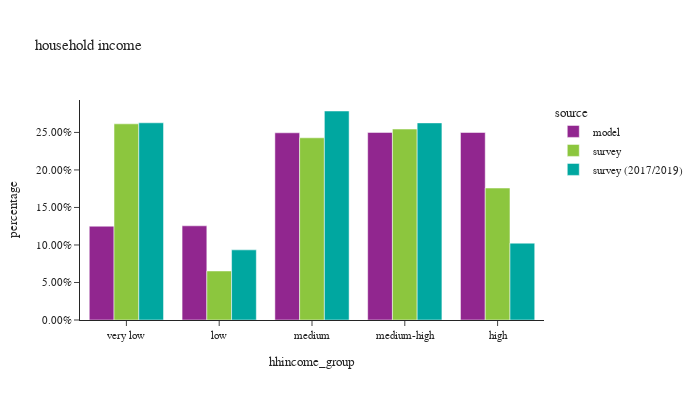

Notebook code cell kept with this figure:
### Markdown cell above
## demographics

### Code cell
plot_hh_stat(df_hh, 'hhincome_group', 'household income')

### Figure 1 — Plotly figure (JSON) as saved in the notebook; plotly's stock layout.template omitted (floating-point values rounded to 4 significant figures)
{"data": [{"alignmentgroup": "True", "customdata": [[217040], [217926], [433158], [434063], [433942]], "hovertemplate": "source=model<br>hhincome_group=%{x}<br>percentage=%{y}<br>sample count=%{customdata[0]}<extra></extra>", "legendgroup": "model", "marker": {"color": "#91268F", "pattern": {"shape": ""}}, "name": "model", "offsetgroup": "model", "orientation": "v", "showlegend": true, "textposition": "auto", "type": "bar", "x": ["very low", "low", "medium", "medium-high", "high"], "xaxis": "x", "y": [0.125, 0.1255, 0.2495, 0.25, 0.2499], "yaxis": "y"}, {"alignmentgroup": "True", "customdata": [[943], [263], [834], [973], [556]], "hovertemplate": "source=survey<br>hhincome_group=%{x}<br>percentage=%{y}<br>sample count=%{customdata[0]}<extra></extra>", "legendgroup": "survey", "marker": {"color": "#8CC63E", "pattern": {"shape": ""}}, "name": "survey", "offsetgroup": "survey", "orientation": "v", "showlegend": true, "textposition": "auto", "type": "bar", "x": ["very low", "low", "medium", "medium-high", "high"], "xaxis": "x", "y": [0.2615, 0.06534, 0.2428, 0.2545, 0.1759], "yaxis": "y"}, {"alignmentgroup": "True", "customdata": [[1584], [535], [1701], [1735], [635]], "hovertemplate": "source=survey (2017/2019)<br>hhincome_group=%{x}<br>percentage=%{y}<br>sample count=%{customdata[0]}<extra></extra>", "legendgroup": "survey (2017/2019)", "marker": {"color": "#00A7A0", "pattern": {"shape": ""}}, "name": "survey (2017/2019)", "offsetgroup": "survey (2017/2019)", "orientation": "v", "showlegend": true, "textposition": "auto", "type": "bar", "x": ["very low", "low", "medium", "medium-high", "high"], "xaxis": "x", "y": [0.2628, 0.09349, 0.2786, 0.2627, 0.1024], "yaxis": "y"}], "layout": {"barmode": "group", "font": {"size": 11}, "height": 400, "legend": {"title": {"text": "source"}, "tracegroupgap": 0}, "title": {"text": "household income"}, "width": 700, "xaxis": {"anchor": "y", "domain": [0.0, 1.0], "title": {"text": "hhincome_group"}}, "yaxis": {"anchor": "x", "domain": [0.0, 1.0], "tickformat": ".2%", "title": {"text": "percentage"}}}}
